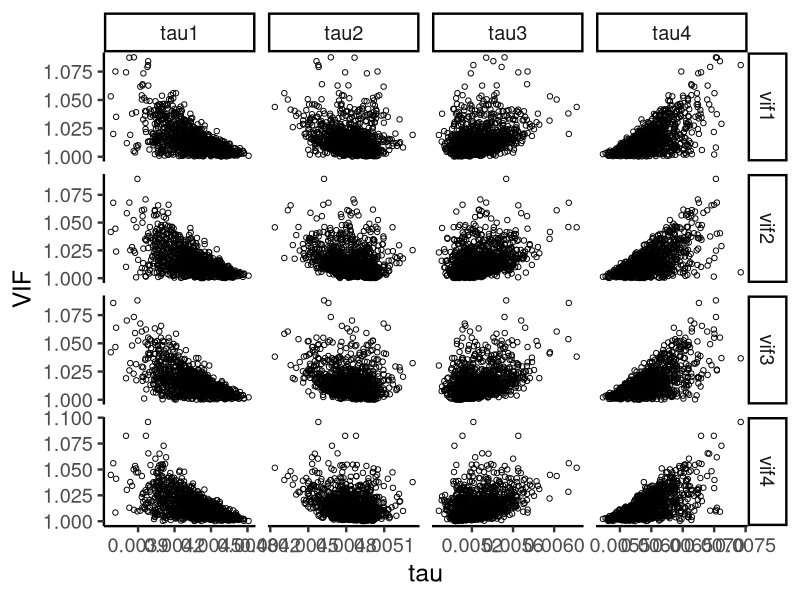
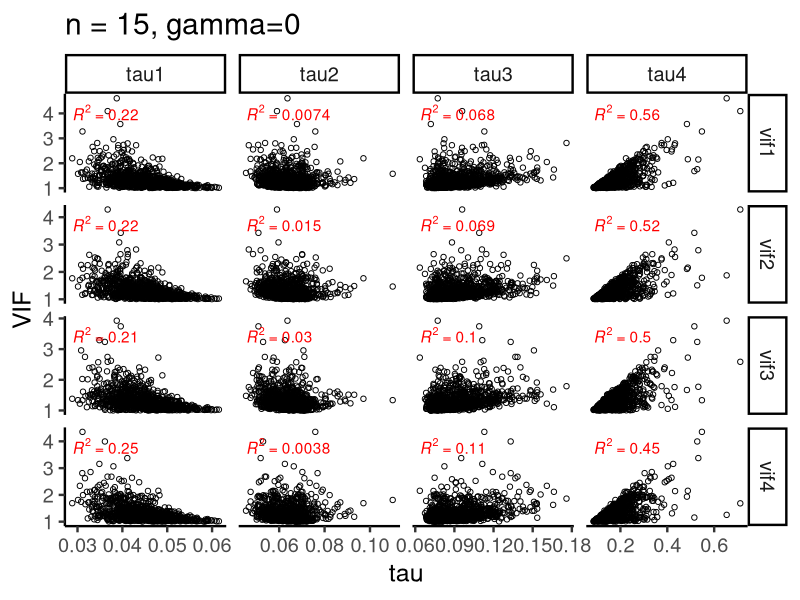
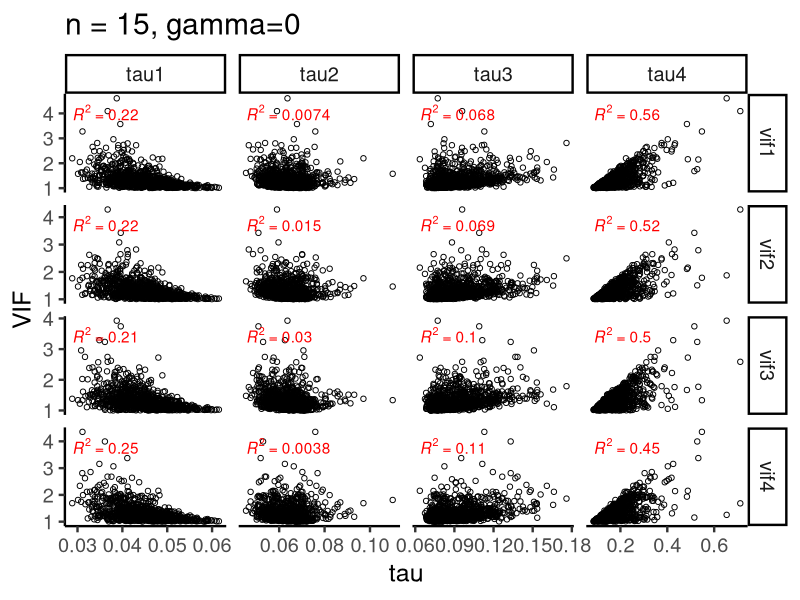
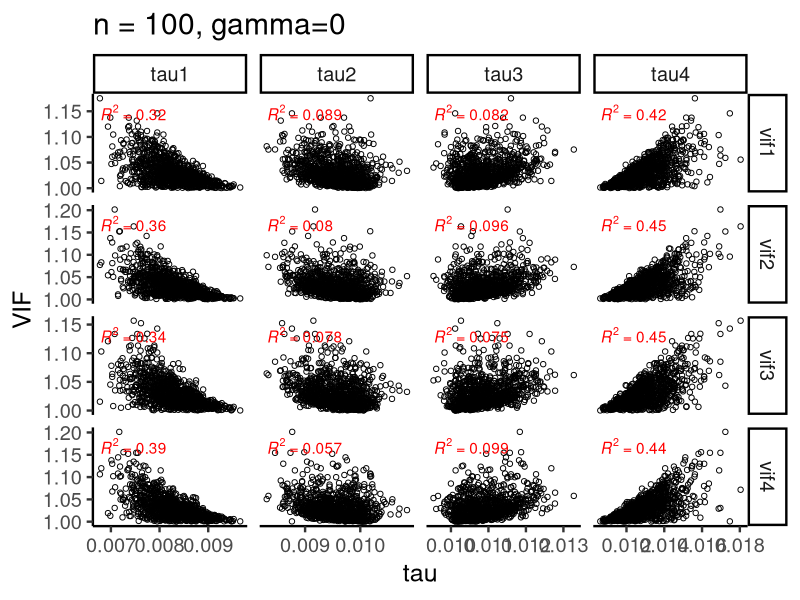
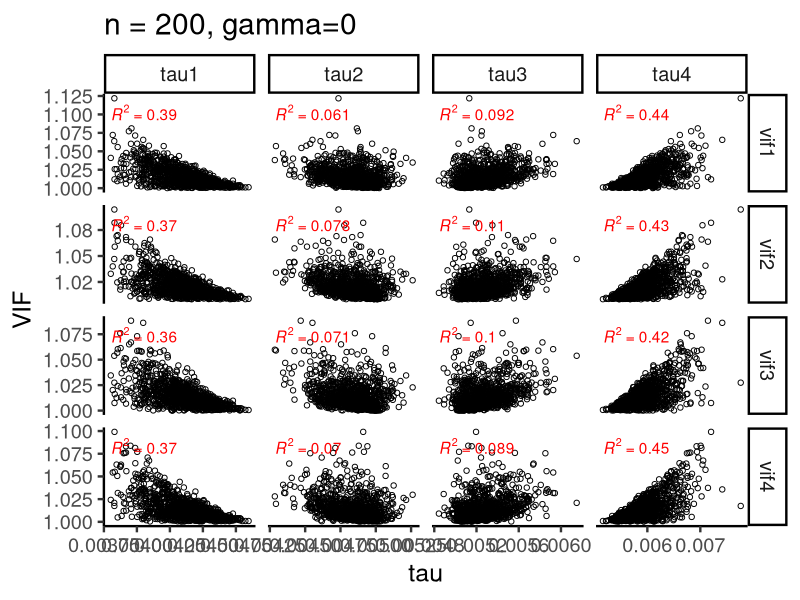
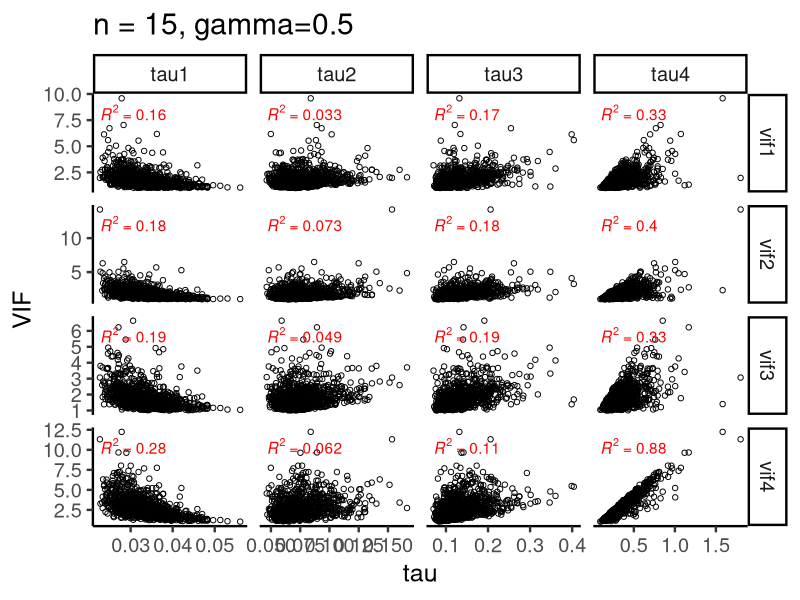
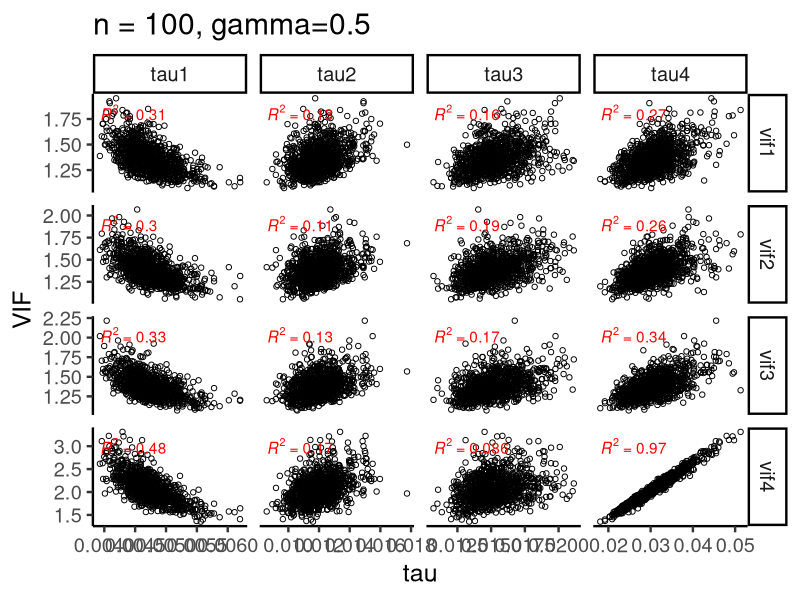
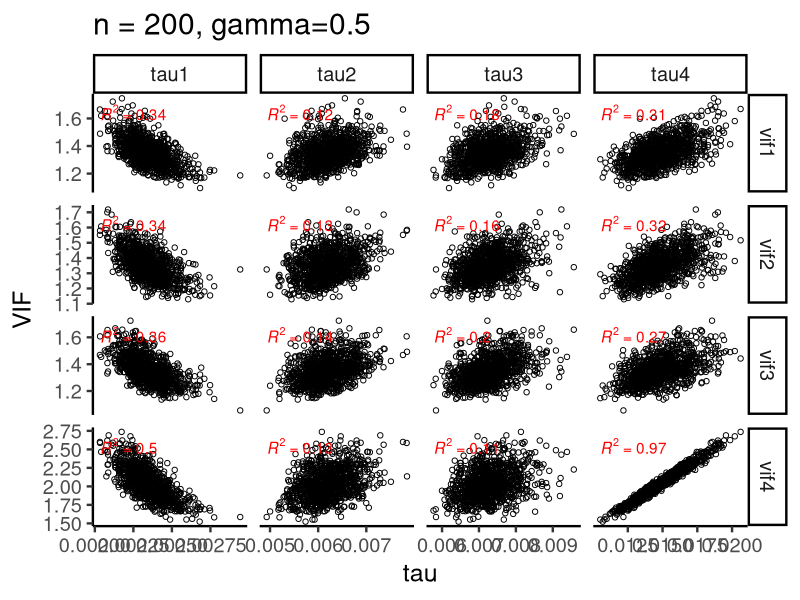

Source code (R) for these figures, in order:
## ---- chunk 1
library(tidyverse)

theme_set(theme_classic(18) +
            theme(legend.position = "bottom"))
## ---- chunk 2
sim = function(n, gamma){
  nExp = 1000
  p = 4
  
  taudf = matrix(0, nrow = nExp, ncol = p)
  vifdf = matrix(0, nrow = nExp, ncol = p)
  
  for (l in 1:nExp){
    w = matrix(rnorm(p*n,10,100),n,p)
    x = sqrt(1-gamma^2)*w + gamma*w[,p]
    z = apply(x, 2, function(col){
      res = (col - mean(col))/sd(col)
      # tmp = col - mean(col)
      # res = tmp/sqrt(sum(tmp^2))
      return(res)
    })
    apply(z, 2, mean)
    apply(z, 2, var)
    ztz_inv = solve(t(z) %*% z)
    (vif = (n-1) * diag(ztz_inv))
    svd_obj = svd(ztz_inv)
    (taus = svd_obj$d)
    (svd_obj$u^2 %*% taus) ## Equal to vif by theory
    
    
    taudf[l,] = taus[p:1]
    vifdf[l,] = vif    
    # taudf[l,] = taus
    # vifdf[l,] = sort(vif)
  }
  
  # result = list(
  #   v1 = v1, 
  #   vif1 = vif1
  # )
  
  colnames(taudf) = paste0("tau", 1:p)
  rownames(taudf) = paste0("exp", 1:nExp)
  
  colnames(vifdf) = paste0("vif", 1:p)
  rownames(vifdf) = paste0("exp", 1:nExp)
  
  taudf_long = reshape2::melt(taudf, varnames = c("exp_num", "tau_type"), value.name = "tau_value") %>% tibble::as_tibble()
  vifdf_long = reshape2::melt(vifdf, varnames = c("exp_num", "vif_type"), value.name = "vif_value") %>% tibble::as_tibble()
  
  taudf_nest = taudf_long %>% group_by(exp_num) %>% tidyr::nest()
  vifdf_nest = vifdf_long %>% group_by(exp_num) %>% tidyr::nest()
  
  result = inner_join(taudf_nest, vifdf_nest, by = "exp_num") %>% 
    unnest(data.x, .drop = FALSE) %>% 
    unnest(data.y, .drop = FALSE)
  
  return(result)
}
## ---- chunk 3
set.seed(1)
tmp = sim(n = 200, gamma = 0)

tmp %>% 
  ggplot(aes(x = tau_value, 
             y = vif_value)) +
  geom_point(shape = 1) +
  facet_grid(vif_type ~ tau_type, scales = "free") +
  labs(x = "tau", 
       y = "VIF")
## ---- chunk 4
plotdf_nest = expand.grid(
  n = c(15, 100, 200), 
  gamma = c(0, 0.5, 0.95)) %>% 
  as_tibble() %>% 
  dplyr::mutate(
    sim_results = purrr::map2(
      .x = n, .y = gamma, 
      .f = ~sim(n = .x, gamma = .y))
  )

plotdf_nest

library(ggpubr)

plot_sim = function(n, gamma, data){
  res = ggplot(data = data, 
               aes(x = tau_value, 
                   y = vif_value)) +
    geom_point(shape = 1) +
    stat_cor(aes(label = paste(..rr.label.., sep = "~`,`~")), colour = "red") +
    facet_grid(vif_type ~ tau_type, scales = "free") +
    labs(x = "tau", y = "VIF", 
         title = paste0("n = ", n, ", ", expression(gamma), "=", gamma))
  return(res)
}

plot_sim(n = 15, gamma = 0, data = plotdf_nest$sim_results[[1]])



plotdf_plots = plotdf_nest %>% 
  dplyr::mutate(
    sim_plot = purrr::pmap(.l = list(data = sim_results, n = n, gamma = gamma), 
                           .f = plot_sim)
  )

purrr::map(
  .x = seq_len(nrow(plotdf_plots)), 
  .f = ~ ggsave(plot = plotdf_plots$sim_plot[[.x]], 
                filename = paste0("figures/Fig1/Fig1_n=", plotdf_plots$n[.x],
                                  "_gamma=", str_replace(plotdf_plots$gamma[.x], "[.]", ""), ".png"),
                height = 5,
                width = 9)
  
)
# plotdf_unnest = plotdf_nest %>% tidyr::unnest()
# 
# plotdf_unnest %>% 
#   ggplot(aes(x = tau_value, 
#              y = vif_value)) +
#   geom_point(shape = 1, alpha = 0.1) +
#   facet_grid(vif_type ~ tau_type, scales = "free")
## ---- chunk 5
sessionInfo()
